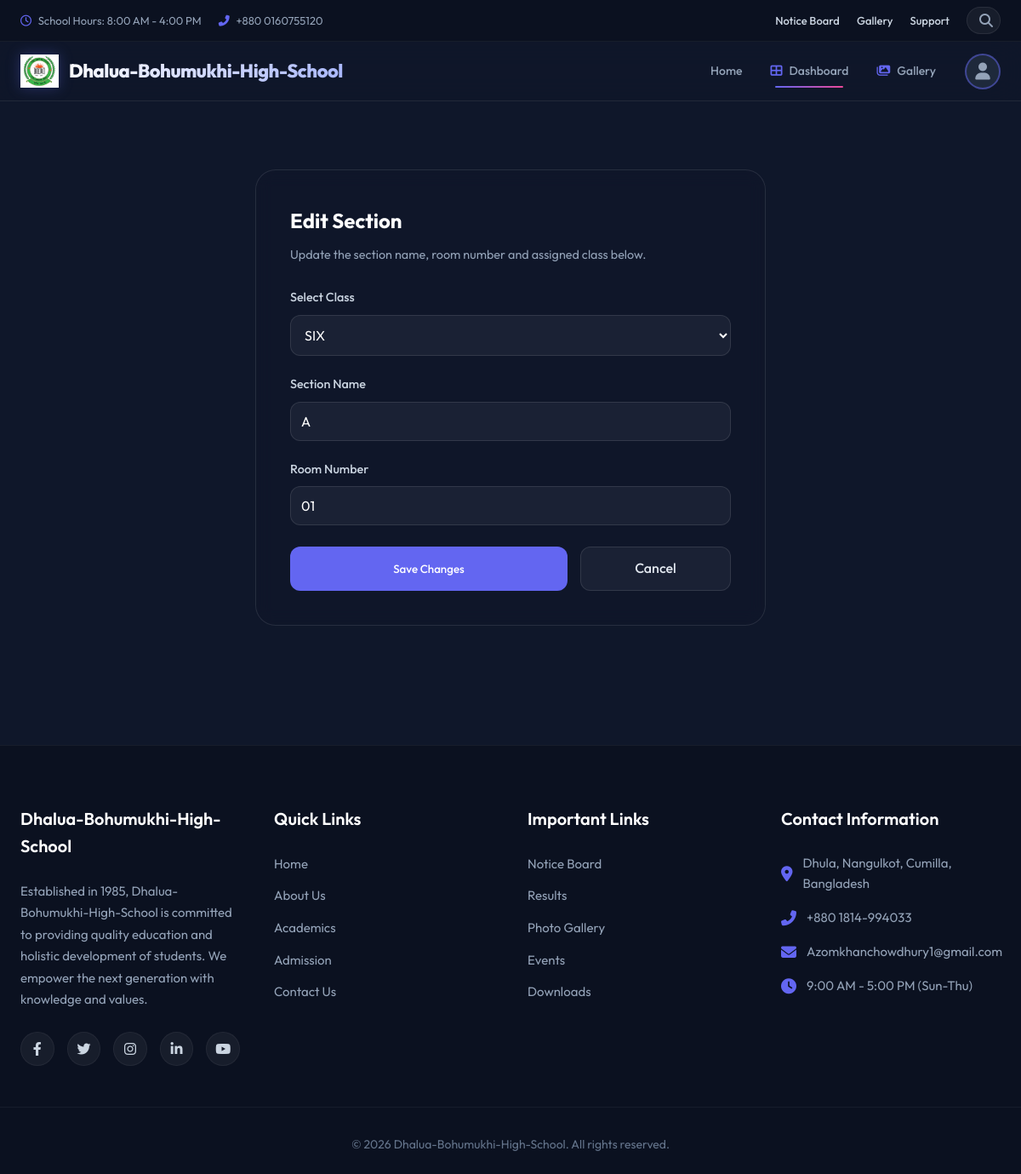
The page /admin-dashboard/academics/sections/edit/1/ (signed in) on the database its author committed.
### academics/models.py (models this page shows, shortened)
class Section(models.Model):
    school_class = models.ForeignKey(SchoolClass, on_delete=models.CASCADE, related_name='sections')
    name = models.CharField(max_length=10) # e.g. A, B, C
    room_number = models.CharField(max_length=20, blank=True, null=True)

class SchoolClass(models.Model):
    name = models.CharField(max_length=50) # e.g. Class 6, Class 10
    code = models.CharField(max_length=10, unique=True)

### admin/views.py (the view, shortened to what this page needs)
# urls.py: path('academics/sections/edit/<int:section_id>/', views.edit_section, name='edit_section'),
@staff_member_required
def edit_section(request, section_id):
    section = get_object_or_404(Section, id=section_id)
    classes = SchoolClass.objects.all()
    return render(request, 'admin/academics/edit_section.html', {'section': section, 'classes': classes})

### accounts/context_processors.py (called while the page is built)
def user_profile_context(request):
    if request.user.is_authenticated:
        user = request.user
        role = "Admin" if user.is_superuser else "User"
        profile = None
        if hasattr(user, 'student_profile'):
            role = "Student"
            profile = user.student_profile
        elif hasattr(user, 'teacher_profile'):
            role = "Teacher"
            profile = user.teacher_profile
        elif hasattr(user, 'staff_profile'):
            role = "Staff"
            profile = user.staff_profile
        elif hasattr(user, 'parent_profile'):
            role = "Parent"
            profile = user.parent_profile
        return {
            'global_role': role,
            'global_profile': profile
        }
    return {}

### templates/admin/academics/edit_section.html (shortened to what this page needs)
{% extends 'base.html' %}
{% load static %}
{% block css %}
<link rel="stylesheet" href="{% static 'css/dashboard.css' %}">
{% endblock %}
{% block content %}
<div class="dashboard-wrapper">
    <div class="edit-card">
        <h2 style="color: #fff; margin-bottom: 10px;">Edit Section</h2>
        <p style="color: #94a3b8; font-size: 0.9rem; margin-bottom: 25px;">Update the section name, room number and assigned class below.</p>
        <form method="POST">
            <div class="form-group" style="margin-bottom: 20px;">
                <label style="color: #cbd5e1; font-size: 0.9rem; font-weight: 500;">Select Class</label>
                <select name="class_id" required>
                    {% for cls in classes %}
                    <option value="{{ cls.id }}" {% if cls.id == section.school_class.id %}selected{% endif %}>{{ cls.name }}</option>
                    {% endfor %}
                </select>
            </div>
            <div class="form-group" style="margin-bottom: 20px;">
                <label style="color: #cbd5e1; font-size: 0.9rem; font-weight: 500;">Section Name</label>
                <input type="text" name="name" value="{{ section.name }}" required>
            </div>
            <div class="form-group" style="margin-bottom: 20px;">
                <label style="color: #cbd5e1; font-size: 0.9rem; font-weight: 500;">Room Number</label>
                <input type="text" name="room" value="{{ section.room_number|default:'' }}">
            </div>
            <div class="btn-group">
                <button type="submit" class="btn-save">Save Changes</button>
                <a href="{% url 'admin_panel:academics_classes' %}" class="btn-cancel">Cancel</a>
            </div>
        </form>
    </div>
</div>
{% endblock %}

### static/css/base.css (style rules this page uses)
* { margin: 0; padding: 0; box-sizing: border-box; font-family: 'Outfit', sans-serif; }
body { background-color: #0f172a; color: #e2e8f0; line-height: 1.6; overflow-x: hidden; }

### static/css/dashboard.css (style rules this page uses)
.dashboard-wrapper { padding: 40px 24px; max-width: 1400px; margin: 0 auto; }

### templates/admin/academics/edit_section.html (style rules this page uses)
.edit-card { background: rgba(15, 23, 42, 0.6); padding: 2.5rem; border-radius: 24px; border: 1px solid rgba(255, 255, 255, 0.1); max-width: 600px; margin: 40px auto; backdrop-filter: blur(10px); }
.form-group input, .form-group select { width: 100%; background: rgba(255, 255, 255, 0.05); border: 1px solid rgba(255, 255, 255, 0.1); padding: 12px; border-radius: 12px; color: #fff; margin-top: 8px; font-size: 1rem; transition: border-color 0.3s, box-shadow 0.3s; }
.form-group select option { background: #0f172a; color: #fff; }
.btn-group { display: flex; gap: 15px; margin-top: 25px; }
.btn-save { flex: 2; background: #6366f1; color: #fff; border: none; padding: 12px; border-radius: 12px; font-weight: 500; cursor: pointer; transition: background 0.3s; }
.btn-cancel { flex: 1; background: rgba(255, 255, 255, 0.05); color: #e2e8f0; border: 1px solid rgba(255, 255, 255, 0.1); padding: 12px; border-radius: 12px; text-align: center; text-decoration: none; font-weight: 500; transition: background 0.3s; }

### rows shown on the page
Section: class_id "SIX", name "A", room "01"
